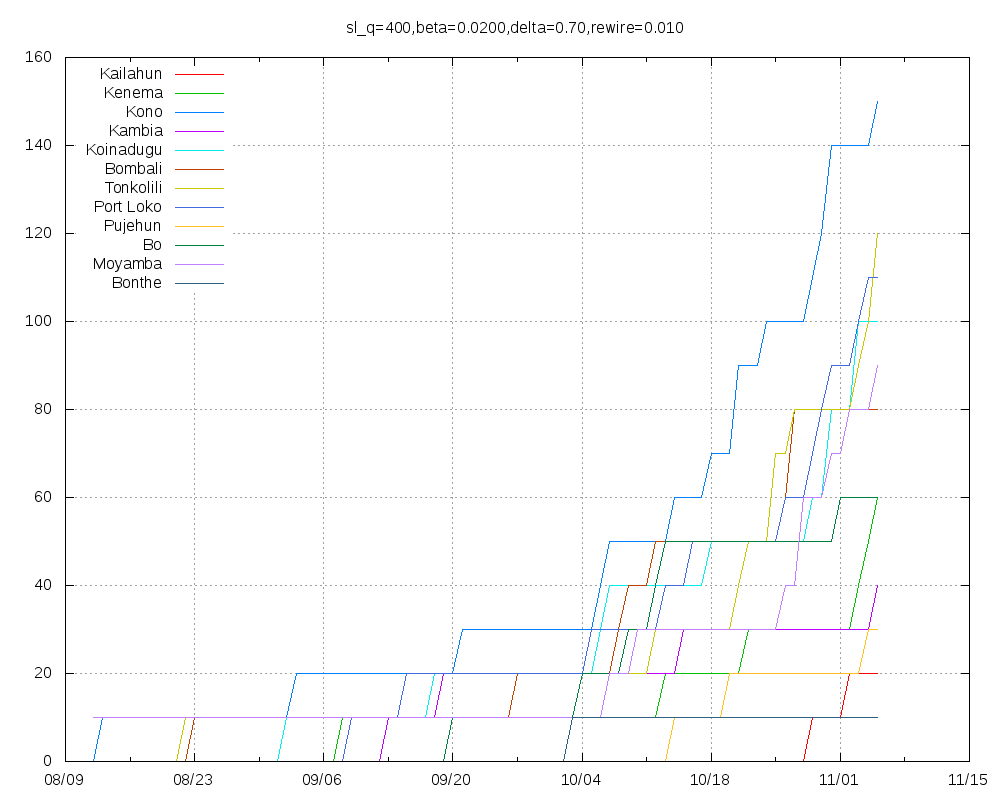

Source code (gnuplot):
set title "sl_q=400,beta=0.0200,delta=0.70,rewire=0.010"
set key top left
set grid
set xdata time
set timefmt "%Y-%m-%d"
set terminal png size 1000,800
set output "sl_q=400,beta=0.0200,delta=0.70,rewire=0.010.png"
plot "Kailahun.tab" using 1:2 title "Kailahun" with lines,"Kenema.tab" using 1:2 title "Kenema" with lines,"Kono.tab" using 1:2 title "Kono" with lines,"Kambia.tab" using 1:2 title "Kambia" with lines,"Koinadugu.tab" using 1:2 title "Koinadugu" with lines,"Bombali.tab" using 1:2 title "Bombali" with lines,"Tonkolili.tab" using 1:2 title "Tonkolili" with lines,"Port_Loko.tab" using 1:2 title "Port Loko" with lines,"Pujehun.tab" using 1:2 title "Pujehun" with lines,"Bo.tab" using 1:2 title "Bo" with lines,"Moyamba.tab" using 1:2 title "Moyamba" with lines,"Bonthe.tab" using 1:2 title "Bonthe" with lines
